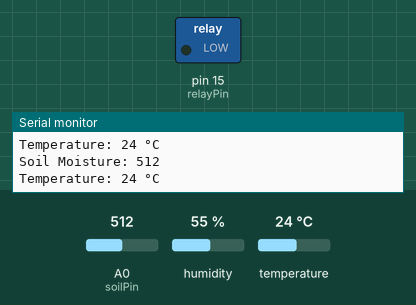
This sketch was run on a simulated Arduino Uno, built with avr-gcc and run on an emulated ATmega328P. Parts: switched loads named in the sketch (green lamp = pin HIGH), the last lines printed to the serial monitor. The inputs (shaded band) are chosen by the test bench; at power-on: A0 (soilPin) = 512, humidity 55 %, temperature 24 °C.

Above: at 2.3 s.
2.4 s: A0 (soilPin) set to 992
4.7 s: A0 (soilPin) set to 1011
At 7.3 s:
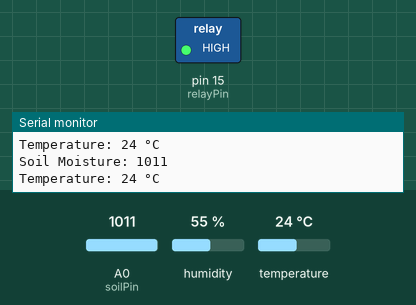
8.1 s: A0 (soilPin) set to 517
10.8 s: A0 (soilPin) set to 483
At 13.0 s:
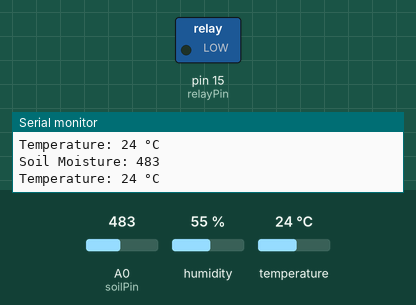
14.2 s: A0 (soilPin) set to 1010
At 17.0 s:
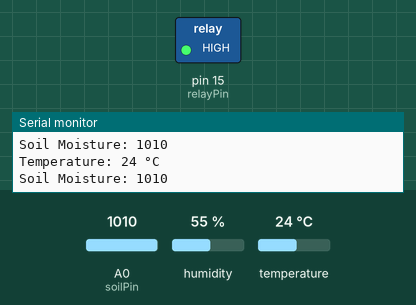
Timing chart, 0 to 18.2 s (numbered marks = the images above; inputs shaded):
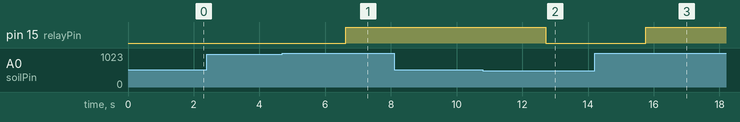

The sketch:

dhtMoisture.ino
```cpp
#include <DHT11.h>

const int soilPin = A0;
const int relayPin = 15;
int soilMoistureValue;


DHT11 dht11(13);

void setup() {
    Serial.begin(9600);
    pinMode(relayPin, OUTPUT);
}

void loop() {
    soilMoistureValue = analogRead(soilPin);

    Serial.print("Soil Moisture: ");
    Serial.println(soilMoistureValue);

    int temperature = dht11.readTemperature();

    if (temperature != DHT11::ERROR_CHECKSUM && temperature != DHT11::ERROR_TIMEOUT) {
        Serial.print("Temperature: ");
        Serial.print(temperature);
        Serial.println(" °C");
    } else {
        Serial.println(DHT11::getErrorString(temperature));
    }

    if (soilMoistureValue > 1000) {
        digitalWrite(relayPin, HIGH);
    } else if (soilMoistureValue < 500) {
        digitalWrite(relayPin, LOW);
    }

    delay(1000);
}
```

Measured:
- the behaviour switches between 1000 and 1001 on A0 (soilPin) (found by bisection; images 0 and 1)
- the behaviour switches between 500 and 499 on A0 (soilPin) (found by bisection; images 1 and 2)
- after the input at 4.7 s, pin 15 (relayPin): LOW → HIGH after 1.9 s
- after the input at 10.8 s, pin 15 (relayPin): HIGH → LOW after 1.9 s
- after the input at 14.2 s, pin 15 (relayPin): LOW → HIGH after 1.6 s
